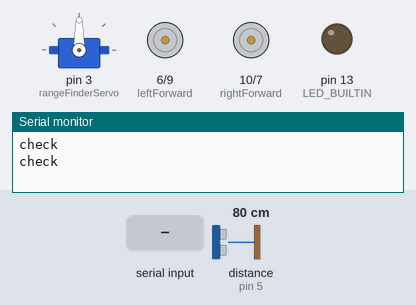
Bench run of a sketch on a simulated Arduino Uno, built with avr-gcc and run on an emulated ATmega328P. Shown: servo, motor-driver pin pairs drawn as motors (green arrow = first pin HIGH = forward, orange = second pin HIGH = backward, longer = more drive), output pins drawn as LEDs (lit = HIGH), the last lines printed to the serial monitor. The test bench sets the inputs (shaded band); at power-on: distance to the obstacle (sensor on pin 5) 80 cm. The echo pulse lasts 58.3 µs per cm; random numbers use the default seed unless the sketch sets one.

Above: at 1.1 s.
1.2 s: "PIVOT_RIGHT" received over Serial
At 3.51 s:
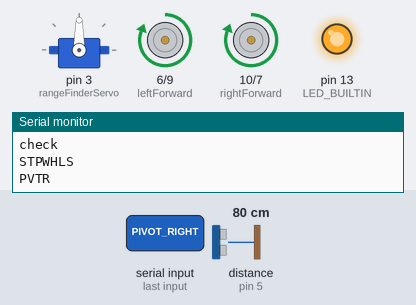
4.2 s: "FORWARD" received over Serial
At 5.8 s:
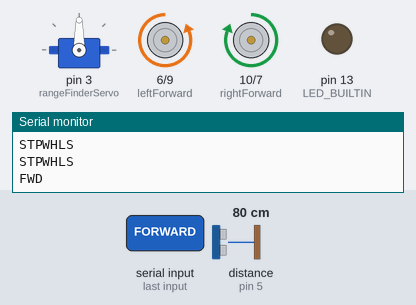
6.9 s: "REVERSE" received over Serial
At 8.3 s:
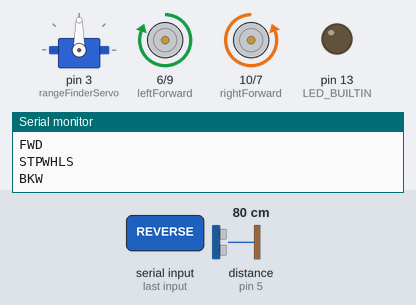
9.5 s: "PIVOT_LEFT" received over Serial
At 10.85 s:
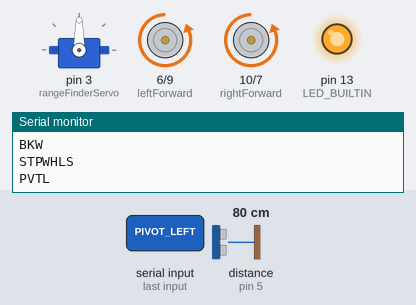
12.5 s: "FIND_WAY" received over Serial
At 14.6 s:
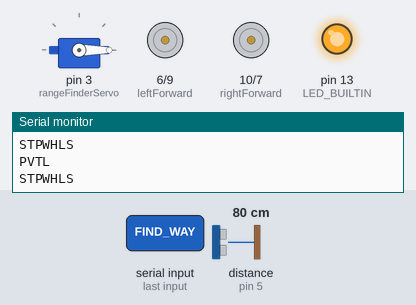
Timing chart, 0 to 16.2 s (numbered marks = the images above; inputs shaded):
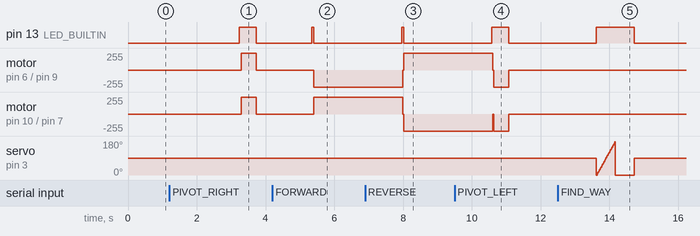

The sketch:

Robot_Controller.ino
```cpp
#include <Servo.h>
#include <NewPing.h>

String robot_status = "";
String wheels_status = "" ;
String msg = "" ;

#define TRIGGER_PIN 4
#define ECHO_PIN 5
#define MAX_DISTANCE 200

NewPing sonar(TRIGGER_PIN, ECHO_PIN, MAX_DISTANCE); // NewPing setup of pins and maximum distance.
Servo rangeFinderServo;

const int leftForward = 6;
const int rightBackward = 7;

const int rightForward = 10;
const int leftBackward = 9;

int min_ang = 30;
int max_angle = 150;
int pos = 90 ;
int demo_dly = 5000 ;
int speedLimit = 150 ;

int pivotLimit = 400 ;
int proximityLimit = 30; // stops at <proximityLimit> cms from obstacle in front

void setup() {

  // initialize digital pin LED_BUILTIN as an output.
  pinMode(LED_BUILTIN, OUTPUT);

  // Attach a servo to pin #3
  rangeFinderServo.attach(3);

  rangeFinderServo.write(pos);              // tell servo to go to position in variable 'pos'
  delay(50);

  pinMode(leftForward , OUTPUT);
  pinMode(leftBackward , OUTPUT);
  pinMode(rightForward , OUTPUT);
  pinMode(rightBackward , OUTPUT);

  stop_wheels() ;

  // start serial port at 115200 bps:
  Serial.begin(115200);
  while (!Serial) {
    ; // wait for serial port to connect. Needed for native USB port only
    digitalWrite(LED_BUILTIN, HIGH);   // turn the LED on (HIGH is the voltage level)
    delay(1000);                       // wait for a second
    digitalWrite(LED_BUILTIN, LOW);    // turn the LED off by making the voltage LOW
    delay(1000);
  }
  establishContact();  // send a byte to establish contact until receiver responds
}

void establishContact() {
  while (Serial.available() <= 0) {
    Serial.println("check");   // check status
    delay(1000);
  }
}


void loop() {
  delay(50);
  proximity_check();

  // if we get a valid byte, read analog ins:
  if (Serial.available() > 0) {
    // get incoming byte:
    robot_status = Serial.readString();

    wheels_status = String(robot_status)  ;

    digitalWrite(LED_BUILTIN, HIGH);   // turn the LED on (HIGH is the voltage level)

    //Serial.println(wheels_status);   // check status


    if (wheels_status == "FORWARD") {
      move_forward() ;
    }
    else if (wheels_status ==  "REVERSE") {
      move_backward();
    }
    else  if (wheels_status ==  "PIVOT_RIGHT") {
      pivot_right();
    }
    else if (wheels_status ==  "PIVOT_LEFT") {
      pivot_left();
    } else if (wheels_status ==  "FIND_WAY") {
      find_way();
    }

    else if (wheels_status ==  "STOP") {
      stop_wheels();
    }

    digitalWrite(LED_BUILTIN, LOW);    // turn the LED off by making the voltage LOW
  }
}


void move_forward() {
  stop_wheels();
  //proximity_check();
  Serial.println("FWD");
  delay(30);
  digitalWrite(leftForward , LOW);
  digitalWrite(leftBackward , HIGH);
  digitalWrite(rightForward , HIGH);
  digitalWrite(rightBackward , LOW);

}

void move_backward() {
  stop_wheels();
  Serial.println("BKW");
  delay(30);
  digitalWrite(leftForward , HIGH);
  digitalWrite(leftBackward , LOW);
  digitalWrite(rightForward , LOW);
  digitalWrite(rightBackward , HIGH);
}


void pivot_right() {
  stop_wheels();
  Serial.println("PVTR");
  delay(30);
  digitalWrite(leftForward , HIGH);
  digitalWrite(leftBackward , LOW);
  digitalWrite(rightForward , HIGH);
  digitalWrite(rightBackward , LOW);
  delay(pivotLimit);
  stop_wheels();

}

void pivot_left() {
  stop_wheels();
  Serial.println("PVTL");
  delay(30);
  digitalWrite(leftForward , LOW);
  digitalWrite(leftBackward , HIGH);
  digitalWrite(rightForward , LOW);
  digitalWrite(rightBackward , HIGH);
  delay(pivotLimit);
  stop_wheels();

}


void stop_wheels() {
  Serial.println("STPWHLS");
  delay(30);
  digitalWrite(leftForward , LOW);
  digitalWrite(leftBackward , LOW);
  digitalWrite(rightForward , LOW);
  digitalWrite(rightBackward , LOW);
}

void find_way() {

  int i;

  for ( i = 0; i < 180; i++) {
    rangeFinderServo.write(i);
    delay(3);
  }

  for (i = 180; i != 0; i--) {
    rangeFinderServo.write(i - 180);
    delay(3);
  }

  rangeFinderServo.write(pos);
}

void proximity_check() {

  unsigned int uS = sonar.ping_cm();
  delay(100);
  int rnd = random(100);
  if( rnd % 80 == 0 ){
    Serial.println(uS);
    delay(50);
  }
  if (uS < proximityLimit && wheels_status == "FORWARD" ) {
    stop_wheels();
    Serial.println("Obstacle:STOP!");
    delay(30);
    //find_way();
  }
}
```

Measured:
- after the input at 1.2 s, pin 13 (LED_BUILTIN): LOW → HIGH after 2.0 s, → LOW 0.49 s later; motor on pin 6 (leftForward) / pin 9 (leftBackward), motor on pin 10 (rightForward) / pin 7 (rightBackward): stopped → forward 255/255 after 2.1 s, → stopped 0.43 s later
- after the input at 4.2 s, pin 13 (LED_BUILTIN): LOW → HIGH after 1.1 s, → LOW 0.06 s later; motor on pin 6 (leftForward) / pin 9 (leftBackward): stopped → backward 255/255 after 1.2 s; motor on pin 10 (rightForward) / pin 7 (rightBackward): stopped → forward 255/255 after 1.2 s
- after the input at 6.9 s, pin 13 (LED_BUILTIN): LOW → HIGH after 1.1 s, → LOW 0.06 s later; motor on pin 6 (leftForward) / pin 9 (leftBackward): backward 255/255 → forward 255/255 after 1.1 s; motor on pin 10 (rightForward) / pin 7 (rightBackward): forward 255/255 → backward 255/255 after 1.1 s
- after the input at 9.5 s, pin 13 (LED_BUILTIN): LOW → HIGH after 1.1 s, → LOW 0.49 s later; motor on pin 6 (leftForward) / pin 9 (leftBackward): forward 255/255 → backward 255/255 after 1.1 s, → stopped 0.46 s later; motor on pin 10 (rightForward) / pin 7 (rightBackward): backward 255/255 → stopped after 1.6 s
- after the input at 12.5 s, pin 13 (LED_BUILTIN): LOW → HIGH after 1.1 s, → LOW 1.1 s later
